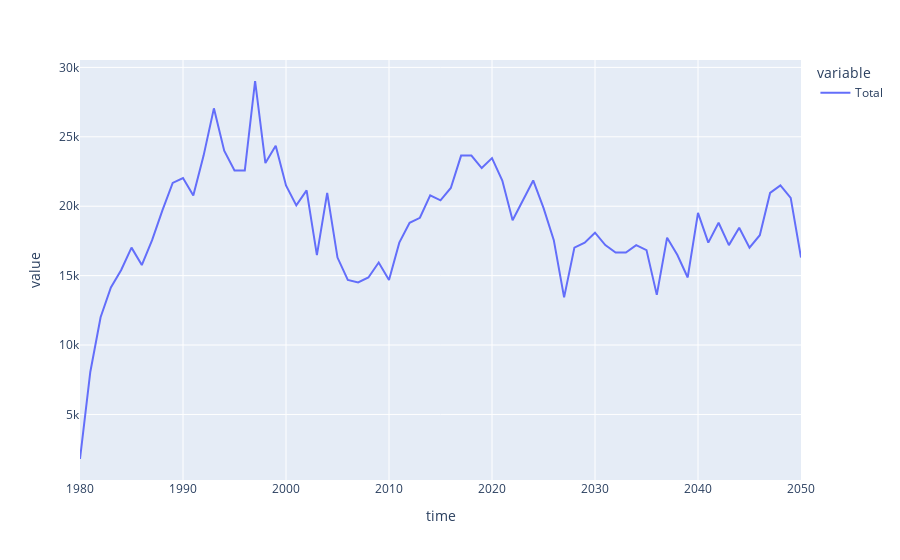

Write notebook code for a chart like this one.
### Code cell
df = datalist['etable']
newborns = df[df.eventname == '(childborn)']
newborns['time'] = newborns['eventtime'].astype(int)

newborns_gender = newborns.groupby(['p1gender','time']).agg(no_births = ('p1ID', 'size')).reset_index()

# Replace timepoint with years, gender with actual gender string
newborns_gender['time'] = newborns_gender['time'].map(timepoint_to_year)
newborns_gender['p1gender'] = newborns_gender['p1gender'].map(gender)

newborns_gender['no_births_actual'] = newborns_gender['no_births']*716540/4000

newborns_gender_wide_df = newborns_gender.pivot(index='time', columns='p1gender', values='no_births_actual').reset_index()
newborns_gender_wide_df['Total'] = newborns_gender_wide_df['Female'] + newborns_gender_wide_df['Male']

px.line(data_frame=newborns_gender_wide_df, x='time', y=['Total'])

### Figure 1 — Plotly figure (JSON) as saved in the notebook; plotly's stock layout.template omitted (floating-point values rounded to 4 significant figures)
{"data": [{"hovertemplate": "variable=Total<br>time=%{x}<br>value=%{y}<extra></extra>", "legendgroup": "Total", "line": {"color": "#636efa", "dash": "solid"}, "marker": {"symbol": "circle"}, "mode": "lines", "name": "Total", "orientation": "v", "showlegend": true, "type": "scatter", "x": [1980, 1981, 1982, 1983, 1984, 1985, 1986, 1987, 1988, 1989, 1990, 1991, 1992, 1993, 1994, 1995, 1996, 1997, 1998, 1999, 2000, 2001, 2002, 2003, 2004, 2005, 2006, 2007, 2008, 2009, 2010, 2011, 2012, 2013, 2014, 2015, 2016, 2017, 2018, 2019, 2020, 2021, 2022, 2023, 2024, 2025, 2026, 2027, 2028, 2029, 2030, 2031, 2032, 2033, 2034, 2035, 2036, 2037, 2038, 2039, 2040, 2041, 2042, 2043, 2044, 2045, 2046, 2047, 2048, 2049, 2050], "xaxis": "x", "y": [1791.0, 8061.0, 12000.0, 14150.0, 15410.0, 17020.0, 15760.0, 17560.0, 19700.0, 21680.0, 22030.0, 20780.0, 23650.0, 27050.0, 24000.0, 22570.0, 22570.0, 29020.0, 23110.0, 24360.0, 21500.0, 20060.0, 21140.0, 16480.0, 20960.0, 16300.0, 14690.0, 14510.0, 14870.0, 15940.0, 14690.0, 17380.0, 18810.0, 19170.0, 20780.0, 20420.0, 21320.0, 23650.0, 23650.0, 22750.0, 23470.0, 21850.0, 18990.0, 20420.0, 21850.0, 19880.0, 17560.0, 13440.0, 17020.0, 17380.0, 18090.0, 17200.0, 16660.0, 16660.0, 17200.0, 16840.0, 13610.0, 17730.0, 16480.0, 14870.0, 19530.0, 17380.0, 18810.0, 17200.0, 18450.0, 17020.0, 17910.0, 20960.0, 21500.0, 20600.0, 16300.0], "yaxis": "y"}], "layout": {"autosize": true, "legend": {"title": {"text": "variable"}, "tracegroupgap": 0}, "margin": {"t": 60}, "xaxis": {"anchor": "y", "autorange": true, "domain": [0, 1], "range": [1980, 2050], "title": {"text": "time"}, "type": "linear"}, "yaxis": {"anchor": "x", "autorange": true, "domain": [0, 1], "range": [278.7, 30530.0], "title": {"text": "value"}, "type": "linear"}}}
